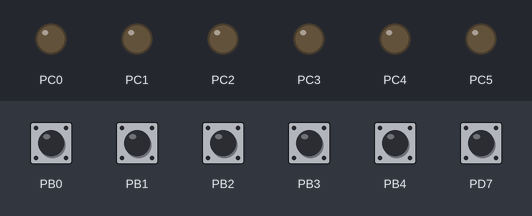
Bench run of a program on a simulated ATmega328P, built with avr-gcc and emulated at 16 MHz. On the bench: output pins drawn as LEDs (lit = HIGH). Inputs (shaded band) come from the test bench; at power-on: PB0–4, PD7 HIGH. What the program prints to the serial monitor is not drawn.

Above: at 1.2 s.
1.3 s: PB0 pulled LOW for 0.15 s
At 2.3 s:
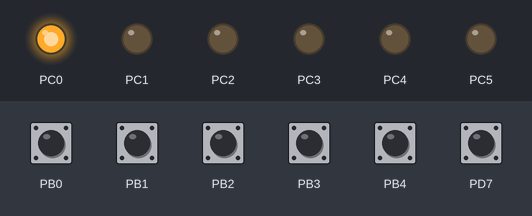
2.9 s: PB1 pulled LOW for 0.15 s
At 3.5 s:
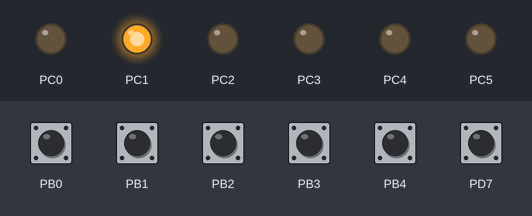
4.5 s: PB2 pulled LOW for 0.15 s
At 5.7 s:
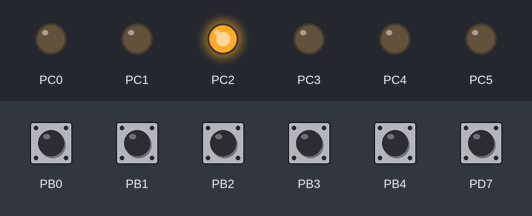
6.1 s: PB3 pulled LOW for 0.15 s
At 7.1 s:
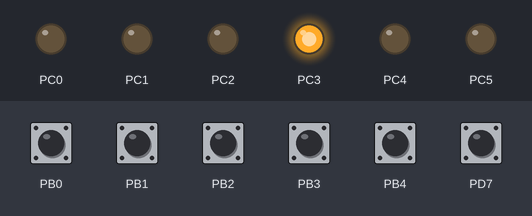
7.7 s: PB4 pulled LOW for 0.15 s
At 8.3 s:
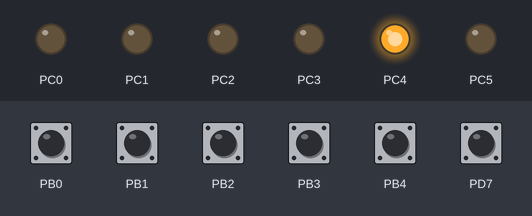
9.3 s: PD7 pulled LOW for 0.15 s
At 9.6 s:
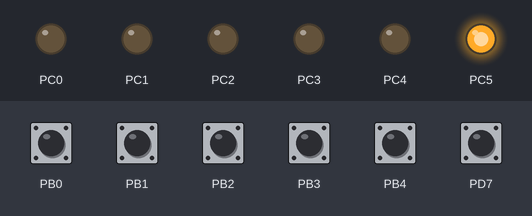
Timing chart, 0 to 11.9 s (numbered marks = the images above; inputs shaded):
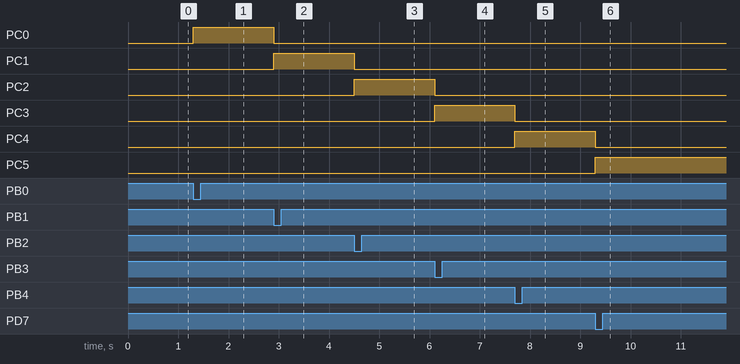

Measured:
- after the input at 1.3 s, PC0: LOW → HIGH at once
- after the input at 2.9 s, PC0: HIGH → LOW at once; PC1: LOW → HIGH at once
- after the input at 4.5 s, PC1: HIGH → LOW at once; PC2: LOW → HIGH at once
- after the input at 6.1 s, PC2: HIGH → LOW at once; PC3: LOW → HIGH at once
- after the input at 7.7 s, PC3: HIGH → LOW at once; PC4: LOW → HIGH at once
- after the input at 9.3 s, PC4: HIGH → LOW at once; PC5: LOW → HIGH at once

The program:

main.c
```c
/*
 * Control.c
 *
 * Created: 20/09/2024 11:09:08
 * Author : luisa
 */

#define F_CPU 16000000

#include <avr/io.h>
#include <util/delay.h> //Función para usar Delays
#include <avr/interrupt.h>
#include "UART/UART0.h"

void Setup(void);

volatile uint8_t comando = 6;
int main(void)
{
    Setup();
    while (1)
    {
		/*if(comando == 0){
			PORTC |= (1<<PORTC0);
			PORTC &= ~((1<<PORTC5)|(1<<PORTC4)|(1<<PORTC3)|(1<<PORTC2)|(1<<PORTC1));
		}else if(comando == 1){
			PORTC |= (1<<PORTC1);
			PORTC &= ~((1<<PORTC5)|(1<<PORTC4)|(1<<PORTC3)|(1<<PORTC2)|(1<<PORTC0));
		}else if(comando == 2){
			PORTC |= (1<<PORTC2);
			PORTC &= ~((1<<PORTC5)|(1<<PORTC4)|(1<<PORTC3)|(1<<PORTC1)|(1<<PORTC0));
		}else if(comando == 3){
			PORTC |= (1<<PORTC3);
			PORTC &= ~((1<<PORTC5)|(1<<PORTC4)|(1<<PORTC2)|(1<<PORTC1)|(1<<PORTC0));
		}else if(comando == 4){
			PORTC |= (1<<PORTC4);
			PORTC &= ~((1<<PORTC5)|(1<<PORTC3)|(1<<PORTC2)|(1<<PORTC1)|(1<<PORTC0));
		}else if(comando == 5){
			PORTC |= (1<<PORTC5);
			PORTC &= ~((1<<PORTC4)|(1<<PORTC3)|(1<<PORTC2)|(1<<PORTC1)|(1<<PORTC0));
		}*/
		switch(comando){
			case 0:
				writeUART('f');
				PORTC |= (1<<PORTC0);
				PORTC &= ~((1<<PORTC5)|(1<<PORTC4)|(1<<PORTC3)|(1<<PORTC2)|(1<<PORTC1));
				comando = 6;
				break;
			case 1:
				//Enviar comando 'a'
				writeUART('a');
				PORTC |= (1<<PORTC1);
				PORTC &= ~((1<<PORTC5)|(1<<PORTC4)|(1<<PORTC3)|(1<<PORTC2)|(1<<PORTC0));
				comando = 6;
				break;
			case 2:
				//Enviaiar comando 'b'
				writeUART('b');
				PORTC |= (1<<PORTC2);
				PORTC &= ~((1<<PORTC5)|(1<<PORTC4)|(1<<PORTC3)|(1<<PORTC1)|(1<<PORTC0));
				comando = 6;
				break;
			case 3:
				//Enviar comando 'c'
				writeUART('c');
				PORTC |= (1<<PORTC3);
				PORTC &= ~((1<<PORTC5)|(1<<PORTC4)|(1<<PORTC2)|(1<<PORTC1)|(1<<PORTC0));
				comando = 6;
				break;
			case 4:
				//
				writeUART('d');
				PORTC |= (1<<PORTC4);
				PORTC &= ~((1<<PORTC5)|(1<<PORTC3)|(1<<PORTC2)|(1<<PORTC1)|(1<<PORTC0));
				comando = 6;
				break;
			case 5:
				//
				writeUART('e');
				PORTC |= (1<<PORTC5);
				PORTC &= ~((1<<PORTC4)|(1<<PORTC3)|(1<<PORTC2)|(1<<PORTC1)|(1<<PORTC0));
				comando = 6;
				break;
			case 6:
				break;
			default:
				break;
		}
    }
}

void Setup(void){
	cli();
	DDRB &= ~((1<<DDB4)|(1<<DDB3)|(1<<DDB2)|(1<<DDB1)|(1<<DDB0));
	PORTB |= ((1<<PORTB4)|(1<<PORTB3)|(1<<PORTB2)|(1<<PORTB1)|(1<<PORTB0));
	DDRD &= ~(1<<DDD7);
	PORTD |= (1<<PORTD7);

				//PB0-PB5
	PCMSK0 = (1<<PCINT4)|(1<<PCINT3)|(1<<PCINT2)|(1<<PCINT1)|(1<<PCINT0);
	PCICR |= (1<< PCIE0);

	//PD7
	PCMSK2 = (1<<PCINT23);
	PCICR |= (1<<PCIE2);

	DDRC |= (1<<DDC5)|(1<<DDC4)|(1<<DDC3)|(1<<DDC2)|(1<<DDC1)|(1<<DDC0);
	PORTC = 0;
	SetupUART0(M9600);
	sei();
}

ISR(PCINT0_vect){
	/*if ((PINB & (1<<PINB5)) == 0){
		//Encender Led <-
		comando = 5;
		PORTC |= (1<<PORTC5);
	}*/
	if ((PINB & (1<<PINB0)) == 0){
		//Encender Led <-
		comando = 0;
		//PORTC |= (1<<PORTC0);
	}
	if ((PINB & (1<<PINB1)) == 0){
		//Encender Led <-
		comando = 1;
		//PORTC |= (1<<PORTC1);
	}
	if ((PINB & (1<<PINB2)) == 0){
		//Encender Led <-
		comando = 2;
		//PORTC |= (1<<PORTC2);
	}
	if ((PINB & (1<<PINB3)) == 0){
		//Encender Led <-
		comando = 3;
		//PORTC |= (1<<PORTC3);
	}
	if ((PINB & (1<<PINB4)) == 0){
		//Encender Led <-
		comando = 4;
		//PORTC |= (1<<PORTC4);
	}

	PCIFR &= ~(1<<TOV0);
}

ISR(PCINT2_vect){
	if ((PIND & (1<<PIND7)) == 0){
		//Encender Led <-
		comando = 5;
		//PORTC |= (1<<PORTC5);
	}
	PCIFR &= ~(1<<TOV2);
}
```

UART0.c
```c
/*
 * UART0.c
 *
 * Created: 25/07/2024 19:42:29
 *  Author: luisa
 */
#include "UART0.h"

void SetupUART0(uint8_t MODO)
{
	if (MODO == M9600){
		//Paso 1: RX como entrada y TX como salida
		DDRD &= ~(1<<DDD0);
		DDRD |= (1<<DDD1);

		//Paso 2: Confi. UCSR0A
		UCSR0A = 0;

		//Paso 3: Conf. UCSR0B > donde habilitamos ISR de recepción, habilitamos rx y tx
		UCSR0B = 0;

		UCSR0B |= (1<< RXCIE0) |(1<<RXEN0) |(1<<TXEN0);

		//Paso 4: Cond. UCSR0C > Asyncrono, Paridad: None, 1 bit de Stop, Data bits 8/bits
		UCSR0C = 0;

		UCSR0C |= (1<< UCSZ01)| (1<< UCSZ00);

		//Paso #5: Conf. velocidad de Baudrate: 9600

		UBRR0 = 103;

	}
}

/* Envía una cadena de caracteres a través de UART. */
void UART_send_string(const char* str) {
	while (*str) {
		writeUART(*str++); // Enviar cada carácter de la cadena
	}
}

void writeTextUART(char * Texto){

	for (int i=0; Texto[i]!='\0'; i++){
		while(!(UCSR0A & (1<<UDRE0)));
		UDR0 = Texto[i];
	}
}

void writeUART(char Caracter){
	while(!(UCSR0A & (1<<UDRE0)));
	UDR0 = Caracter;
}

void recibir(char dato){
	while (!(UCSR0A & (1 << RXC0)));
	return UDR0;
}

/* Lee un solo carácter del buffer UART. */
unsigned char UART_receive(void) {
	if (uart_head != uart_tail) { // Verificar si hay datos disponibles
		unsigned char data = uart_buffer[uart_tail]; // Leer el carácter del buffer
		uart_tail = (uart_tail + 1) % sizeof(uart_buffer); // Actualizar el índice de la cola
		return data; // Devolver el carácter recibido
		} else {
		return 0; // No hay datos disponibles
	}
}

/* Lee una cadena del buffer UART hasta que se encuentra un delimitador. */
void UART_receive_string(char* buffer, uint8_t max_length) {
	uint8_t index = 0;
	char received_char;

	while (index < (max_length - 1)) { // Deja espacio para el terminador de cadena
		if (UART_available()) {
			received_char = UART_receive();
			if (received_char == '\n' || received_char == '\r') {
				// Fin de la cadena
				break;
			}
			buffer[index++] = received_char;
		}
	}
	buffer[index] = '\0'; // Null-terminar el string
}

/* Verifica si hay datos disponibles en el buffer UART. */
int UART_available(void) {
	return (uart_head != uart_tail); // Retorna 1 si hay datos en el buffer, 0 si no
}

/* Envía un número a través de UART. */
void UART_send_number(uint8_t number) {
	char buffer[4]; // Para almacenar hasta 3 dígitos y un terminador de cadena
	snprintf(buffer, sizeof(buffer), "%u", number); // Convierte el número a cadena
	UART_send_string(buffer); // Envía la cadena
}
```

UART0.h
```c
/*
 * UART0.h
 *
 * Created: 25/07/2024 19:42:21
 *  Author: luisa
 */


#ifndef UART0_H_
#define UART0_H_

#define F_CPU 16000000
#include <avr/io.h>
#include <avr/interrupt.h>
#include <stdint.h>
#include <util/delay.h>
#include <stddef.h>

/*
	DEFINICIONES DE VARIABLES
*/
#define M9600 1
#define BAUD_PRESCALE(baud) ((F_CPU / (baud * 16UL)) - 1)

volatile char uart_buffer[128]; // Buffer circular para almacenar datos recibidos por UART
volatile uint8_t uart_head; // Índice de la cabeza del buffer
volatile uint8_t uart_tail; // Índice de la cola del buffer

//Modo 9600
void SetupUART0(uint8_t MODO);
void writeTextUART(char * Texto);
void writeUART(char Caracter);
void procesarCadena(char *cadena_mc);
void recibir(char dato);

/* Verifica si hay datos disponibles en el buffer UART. */
int UART_available(void);

/* Lee una cadena del buffer UART hasta que se encuentra un delimitador. */
void UART_receive_string(char* buffer, uint8_t max_length);

/* Lee un solo carácter del buffer UART. */
unsigned char UART_receive(void);

void UART_send_string(const char* str);

/* Envía un número a través de UART. */
void UART_send_number(uint8_t number);


#endif /* UART0_H_ */
```
